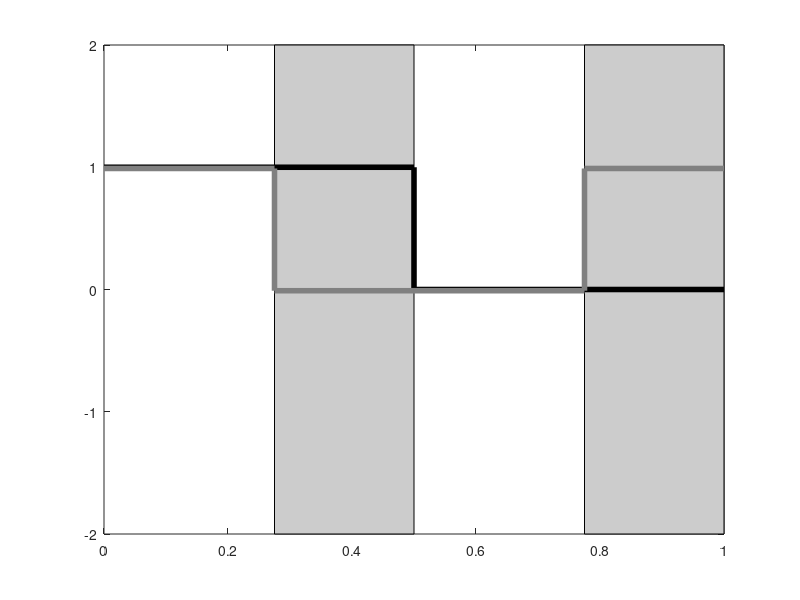

Recreate this plot in MATLAB. (Note: this script raises an error after producing the figure.)
tau = 0.225;
t1 = [0, 1/2, 1/2, 1];
t2 = [0, 1/2-tau, 1/2-tau, 1-tau, 1-tau, 1];

beta1 = [1,1,0,0];
beta2 = [1,1,0,0,1,1];

fill([1/2-tau,1/2-tau,1/2,1/2,1/2-tau], 2*[-1,1,1,-1,-1], 0.8*ones(1,3))
hold on;
fill([1-tau,1-tau,1,1,1-tau], 2*[-1,1,1,-1,-1], 0.8*ones(1,3))
plot(t1, beta1,'LineWidth', 4, 'Color', 'black')
plot(t2, beta2-0.01, 'LineWidth', 4, 'Color', 0.5*ones(1,3));
yline(0.5, ':', 'LineWidth',2);
hold off;
ylim([-0.05, 1.2]);
xlabel('Time, $t$', 'Interpreter','latex');
ylabel('Transmission Rate, $\beta_x(t)$',...
    'Interpreter','latex');


tx1 = text(0.15,1.1, 'Time period 1', 'HorizontalAlignment','center');
tx2 = text(0.4,1.1, 'Time period 2', 'HorizontalAlignment','center');
tx3 = text(0.65,1.1, 'Time period 3','HorizontalAlignment','center');
tx4 = text(0.9,1.1, 'Time period 4','HorizontalAlignment','center');

set([tx1, tx2, tx3, tx4], {'FontName'}, {'Times New Roman'})
set([tx1, tx2, tx3, tx4], {'FontSize'}, {17})


ax = gca; ax.FontSize = 25; ax.FontName = 'Times New Roman';
ax.XTick = [0,1/2-tau, 1/2, 1-tau, 1];
ax.XTickLabel = {'$0$', '$T - \tau$', '$T$',...
    '$2T - \tau$', '$2T$'};


ax.YTick = [0,1/2,1];
ax.YTickLabel = {'$\beta_0 (1-\epsilon)$', ...
    '$\beta_0 (1 - \frac{\epsilon}{2})$',...
    '$\beta_0$'};

ax.TickLabelInterpreter = 'latex';
